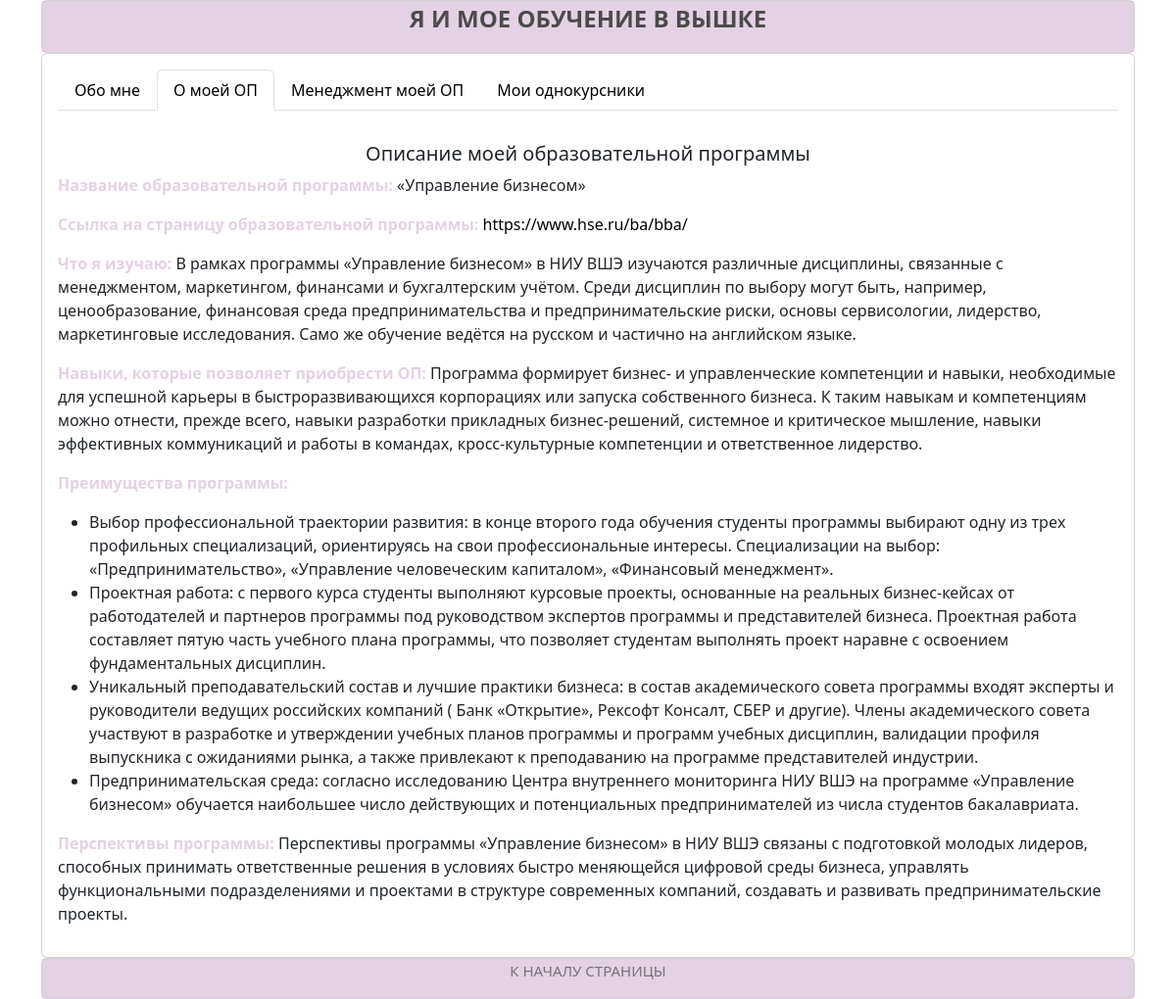
Screenshot of /page/10 with the database file from the repository.
### site_app/models.py (models this page shows, shortened)
class Item(models.Model):
    item_title = models.CharField(verbose_name = 'Заголовок (title)', max_length=255, default="Заголовок" )
    item_nav = models.CharField(verbose_name = 'Название ссылки', max_length=255, default="Название ссылки")
    item_nav_position = models.IntegerField(verbose_name = 'Приоритет ссылки в навигации (0 - исключить)', default=1, help_text="большее - число правее, 0 - исключить из навигации")
    item_content = models.TextField(verbose_name = 'Основное содержание страницы',
    default = '<a id="top_of _page" href="#h1" class="card-link">На раздел 1</a>   <h6 class="card-subtitle mb-2 text-body-secondary ">   <a id="h1">Раздел 1</a></h6>   <p class="card-text">Содержание раздела 1</p>   <img src="/static/images/settings_django.png"  height="30px">    <a href="#top_of _page" class="card-link">к началу страницы</a>')
    item_current_date = models.DateTimeField(verbose_name = "Дата Записи", auto_now=True)
    class Meta:
        verbose_name = 'Содержание текущей страницы'
        verbose_name_plural = 'Содержание всех страниц'
        ordering = ('-item_nav_position',)

### site_app/views.py (the view)
# urls.py: path('page/<int:pk>', views.page, name='page'),
def page(request, pk):
    nav_objects = Item.objects.values('id','item_nav', 'item_nav_position').filter(item_nav_position__gt=0).order_by('-item_nav_position')
    print("nav_objects: ", nav_objects)
    content_object = Item.objects.values().get(id=pk)
    print("content_object:\n", content_object)
    context = {'pk': pk, 'nav_objects': nav_objects, 'content_object': content_object}
    return render(request, 'page.html', context)

### site_app/templates/page.html (shortened to what this page needs)
{% extends 'layout.html' %}
{% block content %}
    <div class="card">
        <div class="card-body">
            <ul class="nav nav-tabs">
                {% for object in nav_objects %}
                    <li class="nav-item">
                        <a style="color:black; text-decoration:none" class="{% if pk == object.id %}nav-link active{% else %}nav-link{% endif %}"
                           href="{% url 'site_app:page' pk=object.id %}">{{ object.item_nav }}</a>
                    </li>
                {% endfor %}
            </ul>
        </div>
        <div class="card-body">
            <h5 class='card-title text-center'> {% autoescape off %}{{ content_object.item_title }}{% endautoescape %}</h5>
            {% autoescape off %}{{ content_object.item_content }}{% endautoescape %}
        </div>
    </div>
{% endblock %}

### rows the page displays
Item: item_nav "Обо мне"
Item: item_nav "О моей ОП", item_title "Описание моей образовательной программы", item_content "Название образовательной программы: «Управление бизнесом» Ссылка на страницу образовательной программы: https://www.hse.ru/ba/bba/ Что я изучаю: В рамках программы «Управление бизнесом» в НИУ ВШЭ изучаются различные дисциплины, связанные с менеджментом, маркетингом, финансами и бухгалтерским учётом. Среди дисциплин по выбору могут быть, например, ценообразование, финансовая среда предпринимательства и предпринимательские риски, основы сервисологии, лидерство, маркетинговые исследования. Само же обучение ведётся на русском и частично на английском языке. Навыки, которые позволяет приобрести ОП: Программа формирует бизнес- и управленческие компетенции и навыки, необходимые для успешной…"
Item: item_nav "Менеджмент моей ОП"
Item: item_nav "Мои однокурсники"
